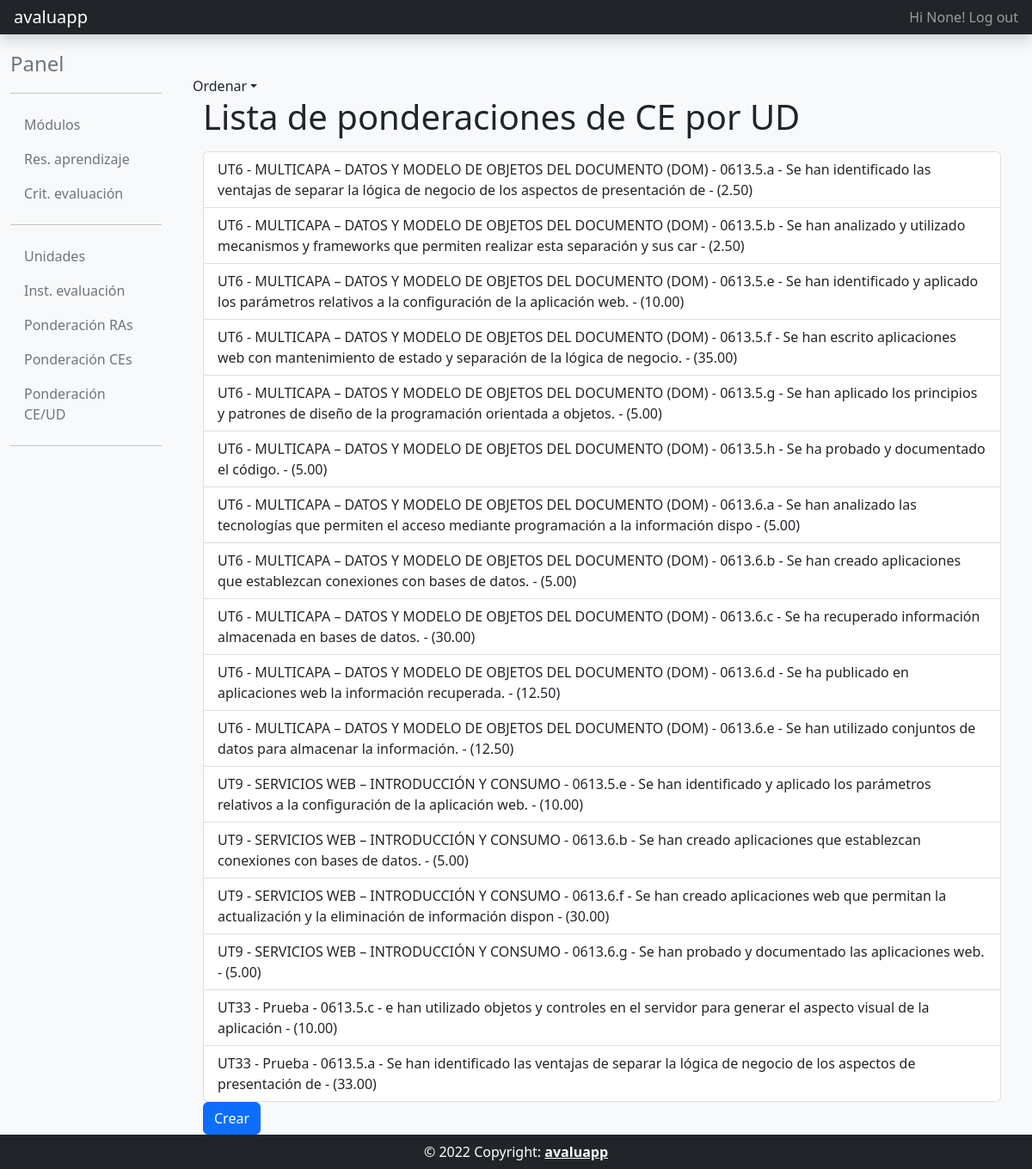
The page /pond_ce_ud_list/ (signed in) on the database its author committed.
### usuarios/models.py (models this page shows, shortened)
class MyUser(AbstractBaseUser, PermissionsMixin):
    username = models.CharField(max_length=33, null=True)
    email = models.EmailField(_('email address'), unique=True)
    activo = models.BooleanField(default=False)
    create_date = models.DateTimeField(auto_now_add=True)
    update_date = models.DateTimeField(auto_now=True)
    is_staff = models.BooleanField(default=False)
    is_active = models.BooleanField(default=True)
    USERNAME_FIELD = 'email'
    REQUIRED_FIELDS = []
    objects = MyUserManager()
    class Meta:
        verbose_name = 'Usuario'
        verbose_name_plural = 'Usuarios'

### programacion_didactica/models.py (models this page shows)
class PondCritUD(models.Model):
    criterio_evaluacion = models.ForeignKey('core.CritEvaluacion', on_delete=models.PROTECT, verbose_name="Criterios Evaluacion")
    unidad = models.ForeignKey(Unidad , on_delete=models.PROTECT, verbose_name="Unidad")
    porcentaje = models.DecimalField(decimal_places=2, max_digits=5, verbose_name="Porcentaje")
    def __str__(self):
        return str(self.unidad) + ' - ' + str(self.criterio_evaluacion) + ' - (' + str(self.porcentaje) + ')'
    class Meta:
        unique_together = ["criterio_evaluacion", "unidad"]
        verbose_name = 'Ponderación Criterios Unidad'
        verbose_name_plural = 'Ponderaciones de Criterios Unidad'
        ordering = ['unidad__nombre', 'criterio_evaluacion__codigo']

class Unidad(models.Model):
    codigo = models.CharField(max_length = 4, verbose_name="Código", unique=True)
    nombre = models.CharField(max_length = 256, verbose_name="Nombre", unique=True)
    def __str__(self):
        return self.codigo + ' - ' + self.nombre
    class Meta:
        verbose_name = 'Unidad'
        verbose_name_plural = 'Unidades'
        ordering = ['id']

### core/models.py (models this page shows, shortened)
class CritEvaluacion(models.Model):
    resultado_aprendizaje = models.ForeignKey(ResAprendizaje, on_delete=models.PROTECT, verbose_name="Resultado de aprendizaje")
    codigo = models.CharField(max_length = 4, verbose_name="Código")
    descripcion = models.TextField(verbose_name="Descripción")
    minimo = models.BooleanField(verbose_name="Mínimo")
    def __str__(self):
        return self.resultado_aprendizaje.codigo + '.' + self.codigo + ' - ' + self.descripcion[:100]
    class Meta:
        unique_together = ["resultado_aprendizaje", "codigo"]
        verbose_name = 'Criterio Evaluación'
        verbose_name_plural = 'Criterios Evaluación'
        ordering = ['resultado_aprendizaje__codigo', 'codigo']

class ResAprendizaje(models.Model):
    modulo = models.ForeignKey(Modulo, on_delete=models.PROTECT, verbose_name="Módulo")
    codigo = models.CharField(max_length = 10, verbose_name="Código")
    descripcion = models.TextField(verbose_name="Descripción")
    class Meta:
        unique_together = ["modulo", "codigo"]
        verbose_name = 'Resultado Aprendizaje'
        verbose_name_plural = 'Resultados Aprendizaje'
        ordering = ['codigo']

### programacion_didactica/views.py (the view)
# urls.py: path('pond_ce_ud_list/', programacion_didactica_views.PondCritUDListView.as_view(), name='pond_ce_ud_list'),
class PondCritUDListView(DecoratorsMixin, OrderingMixin, ListView):
    model = PondCritUD
    template_name = 'programacion_didactica/pond_ce_ud_list.html'

### common/mixins.py (called while the page is built)
    def get_queryset(self):
        model = self.model
        ordenar = self.request.GET.get('ordenar', None)
        if ordenar == 'asc':
            return model.objects.all().order_by('id')
        elif ordenar == 'desc':
            return model.objects.all().order_by('-id')
        else:
            return model.objects.all().order_by('id')

    @method_decorator(login_required)
    def dispatch(self, request, *args, **kwargs):
        return super().dispatch(request, *args, **kwargs)

### templates/programacion_didactica/pond_ce_ud_list.html (shortened to what this page needs)
{% extends "common/base_intranet.html" %}
{% block main_content %}
<a class="nav-link dropdown-toggle" id="dropdownMenu1" data-bs-toggle="dropdown" ariahaspopup="true">Ordenar</a>
<div class="container">
    <h1>Lista de ponderaciones de CE por UD</h1>
    <ul class="list-group mt-3">
    {% for pond_ce_ud in object_list %}
        <a href="{% url 'pond_ce_ud_detail' pond_ce_ud.id %}" class="list-group-item list-group-item-action">{{ pond_ce_ud }}</a>
    {% empty %}
        <p>No ponderaciones de CE por UD.</p>
    {% endfor %}
    </ul>
    <a class="btn btn-primary" href="/pond_ce_ud_create"> Crear </a>
</div>
{% endblock main_content %}

### templates/common/header_website.html (shortened to what this page needs)
<header class="navbar navbar-dark sticky-top bg-dark flex-md-nowrap p-0 shadow">
  <a class="navbar-brand col-md-3 col-lg-2 px-3 ml-5" href="/">avaluapp</a>
  <div class="navbar-nav">
    <div class="nav-item text-nowrap d-flex">
      {% if user.is_authenticated %}
        <a class="nav-link px-3" href="{% url 'account_logout' %}"">Hi {{ request.user.username }}! Log out</a>
      {% else %}
        <a class="nav-link px-3" href="{% url 'account_login' %}"">Log in</a>
      {% endif %}
    </div>
  </div>
</header>

### rows shown on the page
MyUser: user.username "None"
PondCritUD: unidad+criterio_evaluacion+porcentaje "UT6 - MULTICAPA – DATOS Y MODELO DE OBJETOS DEL DOCUMENTO (DOM) - 0613.5.a - Se han identificado las ventajas de separar la lógica de negocio de los aspectos de presentación de - (2.50)"
PondCritUD: unidad+criterio_evaluacion+porcentaje "UT6 - MULTICAPA – DATOS Y MODELO DE OBJETOS DEL DOCUMENTO (DOM) - 0613.5.b - Se han analizado y utilizado mecanismos y frameworks que permiten realizar esta separación y sus car - (2.50)"
PondCritUD: unidad+criterio_evaluacion+porcentaje "UT6 - MULTICAPA – DATOS Y MODELO DE OBJETOS DEL DOCUMENTO (DOM) - 0613.5.e - Se han identificado y aplicado los parámetros relativos a la configuración de la aplicación web. - (10.00)"
PondCritUD: unidad+criterio_evaluacion+porcentaje "UT6 - MULTICAPA – DATOS Y MODELO DE OBJETOS DEL DOCUMENTO (DOM) - 0613.5.f - Se han escrito aplicaciones web con mantenimiento de estado y separación de la lógica de negocio. - (35.00)"
PondCritUD: unidad+criterio_evaluacion+porcentaje "UT6 - MULTICAPA – DATOS Y MODELO DE OBJETOS DEL DOCUMENTO (DOM) - 0613.5.g - Se han aplicado los principios y patrones de diseño de la programación orientada a objetos. - (5.00)"
PondCritUD: unidad+criterio_evaluacion+porcentaje "UT6 - MULTICAPA – DATOS Y MODELO DE OBJETOS DEL DOCUMENTO (DOM) - 0613.5.h - Se ha probado y documentado el código. - (5.00)"
PondCritUD: unidad+criterio_evaluacion+porcentaje "UT6 - MULTICAPA – DATOS Y MODELO DE OBJETOS DEL DOCUMENTO (DOM) - 0613.6.a - Se han analizado las tecnologías que permiten el acceso mediante programación a la información dispo - (5.00)"
PondCritUD: unidad+criterio_evaluacion+porcentaje "UT6 - MULTICAPA – DATOS Y MODELO DE OBJETOS DEL DOCUMENTO (DOM) - 0613.6.b - Se han creado aplicaciones que establezcan conexiones con bases de datos. - (5.00)"
PondCritUD: unidad+criterio_evaluacion+porcentaje "UT6 - MULTICAPA – DATOS Y MODELO DE OBJETOS DEL DOCUMENTO (DOM) - 0613.6.c - Se ha recuperado información almacenada en bases de datos. - (30.00)"
PondCritUD: unidad+criterio_evaluacion+porcentaje "UT6 - MULTICAPA – DATOS Y MODELO DE OBJETOS DEL DOCUMENTO (DOM) - 0613.6.d - Se ha publicado en aplicaciones web la información recuperada. - (12.50)"
PondCritUD: unidad+criterio_evaluacion+porcentaje "UT6 - MULTICAPA – DATOS Y MODELO DE OBJETOS DEL DOCUMENTO (DOM) - 0613.6.e - Se han utilizado conjuntos de datos para almacenar la información. - (12.50)"
PondCritUD: unidad+criterio_evaluacion+porcentaje "UT9 - SERVICIOS WEB – INTRODUCCIÓN Y CONSUMO - 0613.5.e - Se han identificado y aplicado los parámetros relativos a la configuración de la aplicación web. - (10.00)"
PondCritUD: unidad+criterio_evaluacion+porcentaje "UT9 - SERVICIOS WEB – INTRODUCCIÓN Y CONSUMO - 0613.6.b - Se han creado aplicaciones que establezcan conexiones con bases de datos. - (5.00)"
PondCritUD: unidad+criterio_evaluacion+porcentaje "UT9 - SERVICIOS WEB – INTRODUCCIÓN Y CONSUMO - 0613.6.f - Se han creado aplicaciones web que permitan la actualización y la eliminación de información dispon - (30.00)"
PondCritUD: unidad+criterio_evaluacion+porcentaje "UT9 - SERVICIOS WEB – INTRODUCCIÓN Y CONSUMO - 0613.6.g - Se han probado y documentado las aplicaciones web. - (5.00)"
PondCritUD: unidad+criterio_evaluacion+porcentaje "UT33 - Prueba - 0613.5.c - e han utilizado objetos y controles en el servidor para generar el aspecto visual de la aplicación - (10.00)"
PondCritUD: unidad+criterio_evaluacion+porcentaje "UT33 - Prueba - 0613.5.a - Se han identificado las ventajas de separar la lógica de negocio de los aspectos de presentación de - (33.00)"
